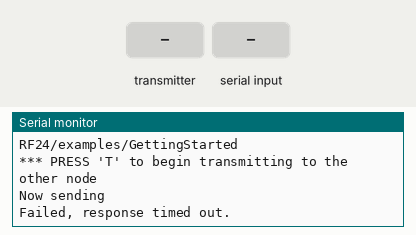
Bench run of a sketch on a simulated Raspberry Pi Pico. Shown: the last lines printed to the serial monitor. The inputs (shaded band) are chosen by the test bench. No radio packets arrive unless stated.

Above: at 1.2 s.
1.3 s: the transmitter starts sending sendableArray.0 = 0
At 1.9 s:
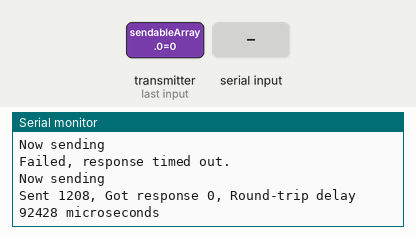
3.8 s: "R" received over Serial
At 4.8 s:
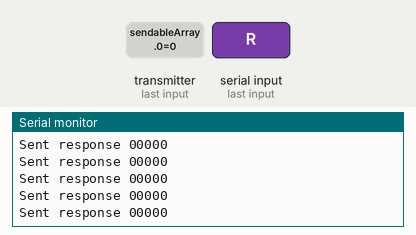
5.8 s: "T" received over Serial
At 6.6 s:
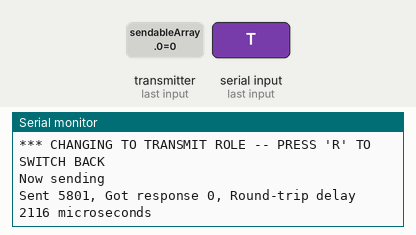
7.3 s: the transmitter starts sending sendableArray.2 = 64
At 8.3 s:
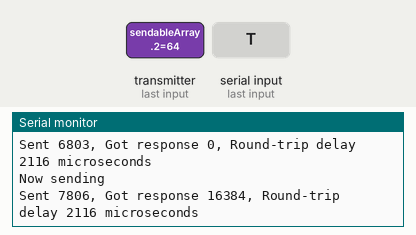
8.8 s: the transmitter starts sending sendableArray.3 = 64
At 9.2 s:
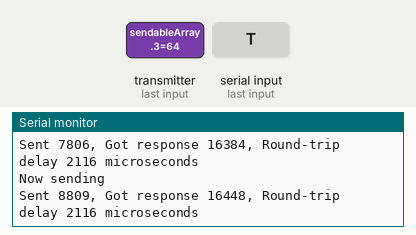
10.3 s: the transmitter starts sending sendableArray.2 = 0
At 11.6 s:
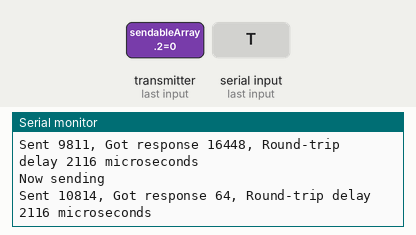
Timing chart, 0 to 12.8 s (numbered marks = the images above; inputs shaded):
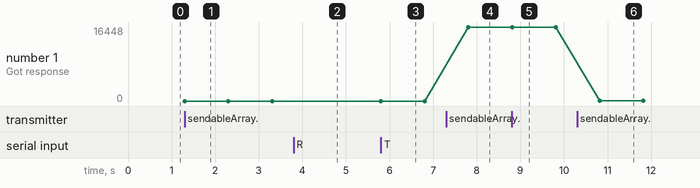

The sketch:

TransceiverExample.ino
```cpp
/*
* Getting Started example sketch for nRF24L01+ radios
* This is a very basic example of how to send data from one node to another
* Updated: Dec 2014 by TMRh20
*/

#include <SPI.h>
#include "RF24.h"
#include "printf.h"

/****************** User Config ***************************/
/***      Set this radio as radio number 0 or 1         ***/
bool radioNumber = 1;

/* Hardware configuration: Set up nRF24L01 radio on SPI bus plus pins 7 & 8 */
RF24 radio(7,8);

/**********************************************************/

byte addresses[][6] = {"01Rec","01Sen"};

// Used to control whether this node is sending or receiving
bool role = 1; // 1=Transmitter, 0=Receiver

void setup() {
  Serial.begin(115200);
  while (!Serial);
  printf_begin();
  Serial.println(F("RF24/examples/GettingStarted"));
  Serial.println(F("*** PRESS 'T' to begin transmitting to the other node"));

  SPI.setSCK(13);
  radio.begin();

  // Set the PA Level low to prevent power supply related issues since this is a
  // getting_started sketch, and the likelihood of close proximity of the devices. RF24_PA_MAX is default.
  radio.setPALevel(RF24_PA_MIN);

  // Open a writing and reading pipe on each radio, with opposite addresses
  if(radioNumber){
    radio.openWritingPipe(addresses[1]);
    radio.openReadingPipe(1,addresses[0]);
  }else{
    radio.openWritingPipe(addresses[0]);
    radio.openReadingPipe(1,addresses[1]);
  }

  // Start the radio listening for data
  radio.enableDynamicPayloads() ;
  radio.setAutoAck( true ) ;
  radio.powerUp() ;
  radio.startListening();

  radio.printDetails();
}

void loop() {
/****************** Ping Out Role ***************************/
  if (role == 1)  {
    radio.stopListening();                                     // First, stop listening so we can talk.
    Serial.println(F("Now sending"));

    unsigned long start_time = micros();                       // Take the time, and send it.  This will block until complete
    unsigned long send_time = millis();                       // Take the time, and send it.  This will block until complete
    byte sendableArray[5] = {253, 100, 0, 0, 101};
    sendableArray[2] = send_time/256;
    sendableArray[3] = send_time%256;
    if (!radio.write( &sendableArray, sizeof(sendableArray) )){
      Serial.println(F("Write failed"));
    }

    radio.startListening();                                    // Now, continue listening

    unsigned long started_waiting_at = micros();               // Set up a timeout period, get the current microseconds
    boolean timeout = false;                                   // Set up a variable to indicate if a response was received or not

    while(!radio.available()){                                 // While nothing is received
      if (micros() - started_waiting_at > 200000 ){            // If waited longer than 200ms, indicate timeout and exit while loop
        timeout = true;
        break;
      }
    }

    if ( timeout ){                                            // Describe the results
      Serial.println(F("Failed, response timed out."));
    } else {
      unsigned long got_time;                                  // Grab the response, compare, and send to debugging spew
      byte sendableArray[5] = {253, 100, 0, 0, 101};
      radio.read( &sendableArray, sizeof(sendableArray) );
      got_time = sendableArray[2]*256 + sendableArray[3];
      unsigned long end_time = micros();

      // Spew it
      Serial.print(F("Sent "));
      Serial.print(send_time);
      Serial.print(F(", Got response "));
      Serial.print(got_time);
      Serial.print(F(", Round-trip delay "));
      Serial.print(end_time-start_time);
      Serial.println(F(" microseconds"));
    }

    // Try again 1s later
    delay(1000);
  }

/****************** Pong Back Role ***************************/
  if ( role == 0 ){
    unsigned long got_time;
    byte receivedData[5];

    if(radio.available()){                                         // Variable for the received timestamp
      while (radio.available()) {                                   // While there is data ready
        radio.read( &receivedData, sizeof(receivedData) );             // Get the payload
      }

      radio.stopListening();                                        // First, stop listening so we can talk
      radio.write( &receivedData, sizeof(receivedData) );              // Send the final one back.
      radio.startListening();                                       // Now, resume listening so we catch the next packets.
      Serial.print(F("Sent response "));
      Serial.print(receivedData[0]);
      Serial.print(receivedData[1]);
      Serial.print(receivedData[2]);
      Serial.print(receivedData[3]);
      Serial.println(receivedData[4]);
    }
  }

/****************** Change Roles via Serial Commands ***************************/
  if ( Serial.available() ){
    char c = toupper(Serial.read());
    if ( c == 'T' && role == 0 ){
      Serial.println(F("*** CHANGING TO TRANSMIT ROLE -- PRESS 'R' TO SWITCH BACK"));
      role = 1;                  // Become the primary transmitter (ping out)
   } else if ( c == 'R' && role == 1 ){
      Serial.println(F("*** CHANGING TO RECEIVE ROLE -- PRESS 'T' TO SWITCH BACK"));
      role = 0;                // Become the primary receiver (pong back)
      radio.startListening();
    }
  }
} // Loop
```

Measured:
- after the input at 1.3 s, the serial monitor: prints a new line at once (image 1)
- after the input at 3.8 s, the serial monitor: prints a new line after 0.51 s (image 2)
- after the input at 5.8 s, the serial monitor: prints a new line at once (image 3)
- after the input at 7.3 s, the serial monitor: prints a new line after 0.51 s (image 4)
- after the input at 8.8 s, the serial monitor: prints a new line at once (image 5)
- after the input at 10.3 s, the serial monitor: prints a new line after 0.52 s (image 6)
- plotted number 1: 0 → 16384 after the input at 7.3 s, 16384 → 16448 after the input at 8.8 s, 16448 → 64 after the input at 10.3 s
